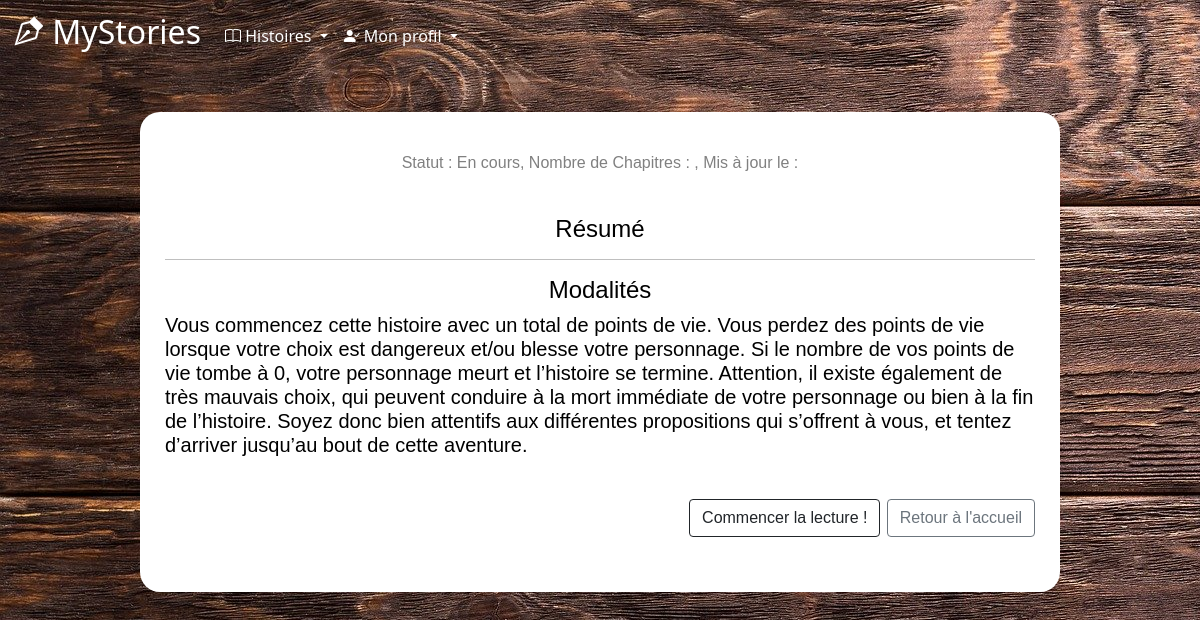
/StorySummary.php?id=2.php (signed in), run on an earlier commit of the app's database.
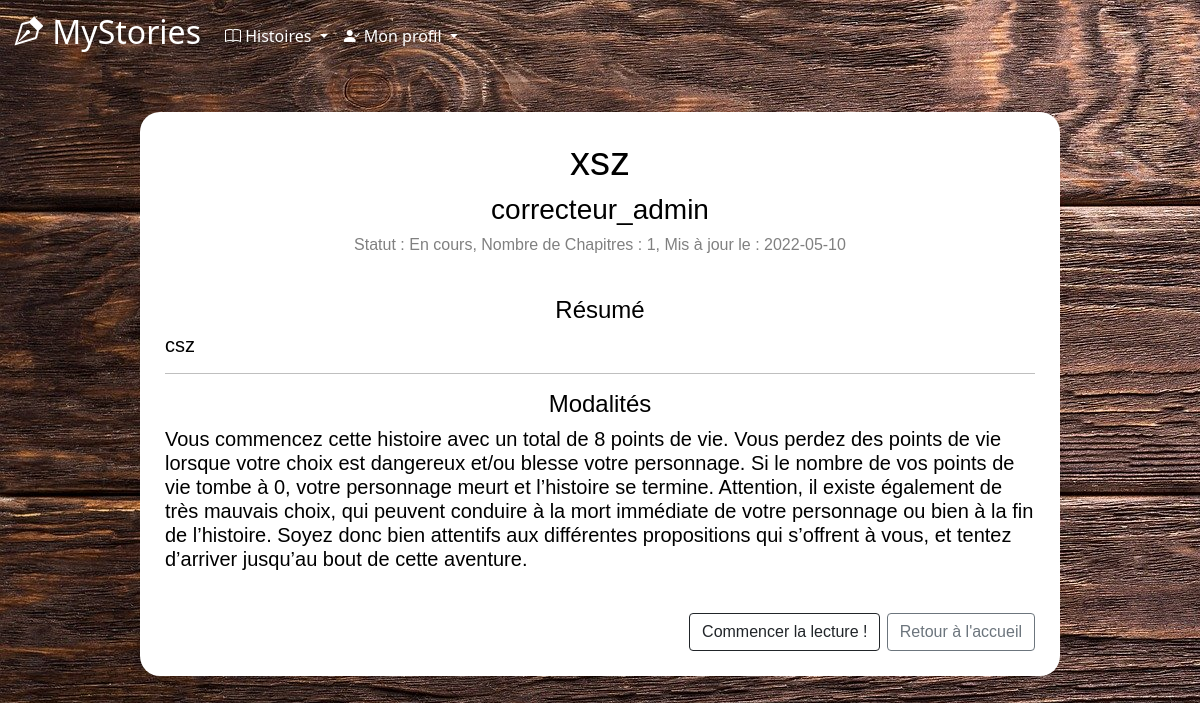
And on a later commit of the database.
### tables this page shows
CREATE TABLE `stories` (
  `id_story` int(11) NOT NULL,
  `title` varchar(50) DEFAULT NULL,
  `author` varchar(30) DEFAULT NULL,
  `nbChapters` int(11) DEFAULT NULL,
  `finished` tinyint(1) DEFAULT NULL,
  `date` date DEFAULT NULL,
  `hide` tinyint(1) NOT NULL,
  `summary` mediumtext NOT NULL,
  `nbrPoints` int(11) DEFAULT NULL
);

### StorySummary.php (the view, shortened to what this page needs)
<?php include("includes/header.php") ?>
<?php include("includes/connect.php") ?>
<main>
    <div id=backgroundConnexion>
        <?php
        $requete = "SELECT * FROM user WHERE login_usr = :usr_login";
        $req = $bdd->prepare($requete);
        $req->execute(array(
            'usr_login' => $_SESSION['login'],
        ));
        $ligne = $req->fetch();
        $id_user = $ligne['id_usr'];
        $requete = "SELECT * FROM stories WHERE id_story = :id";
        $req = $bdd->prepare($requete);
        $req->execute(array('id' => $_GET['id']));
        $histoire = $req->fetch();
        ?> <h1 id="centre"><?php echo $histoire['title']; ?></h2>
            <h3 id="centre"><?php echo $histoire['author']; ?></h3>
            <h6 id="donneesHistoire">Statut : <?php if ($histoire['finished'] == 0) {
                                                    echo "En cours";
                                                } else {
                                                    echo "Terminée";
                                                } ?>, Nombre de Chapitres : <?php echo $histoire['nbChapters']; ?>, Mis à jour le : <?php echo $histoire['date']; ?></h6>
            <br />
            <h4 id="centre">Résumé</h4>
            <h5> <?php echo $histoire['summary']; ?> </h5>
            <hr />
            <h4 id="centre">Modalités</h4>
            <h5>Vous commencez cette histoire avec un total de <?= $histoire['nbrPoints'] ?> points de vie. Vous perdez des points de vie lorsque votre choix est dangereux et/ou blesse votre personnage. Si le nombre de vos points de vie tombe à 0, votre personnage meurt et l’histoire se termine. Attention, il existe également de très mauvais choix, qui peuvent conduire à la mort immédiate de votre personnage ou bien à la fin de l’histoire. Soyez donc bien attentifs aux différentes propositions qui s’offrent à vous, et tentez d’arriver jusqu’au bout de cette aventure.</h5>
            <br />
            <div id="btn-lecture">
                <?php
                $id_story = $_GET['id'];
                $requete2 = "SELECT * FROM advancement WHERE id_story = :id_story AND id_usr = :id_usr";
                $req2 = $bdd->prepare($requete2);
                $req2->execute(array(
                    'id_story' => $id_story,
                    'id_usr' => $id_user
                ));
                if ($req2->rowCount() == 1) {
                    $ligne = $req2->fetch();
                    $chapter = $ligne['numChapter'];
                    $link = "chapter.php?story_id=$id_story&chapter_num=$chapter&choice_num=0"; ?>
                    <a class="btn btn-outline-dark" href=<?= $link ?> role="button">Reprendre la lecture !</a><?php
                    }
                    else {
                        $link = "chapter.php?story_id=$id_story&chapter_num=1&choice_num=0"; ?>
                        <a class="btn btn-outline-dark" href=<?= $link ?> role="button">Commencer la lecture !</a> <?php
                    }
                        ?>
                <a class="btn btn-outline-secondary" href="index.php" role="button">Retour à l'accueil</a>
            </div>
    </div>
</main>
</body>
</html>

What changed in the data, as far as the page shows it:
added stories: title "xsz", author "correcteur_admin", nbChapters "1", date "2022-05-10", summary "csz", nbrPoints "8"
